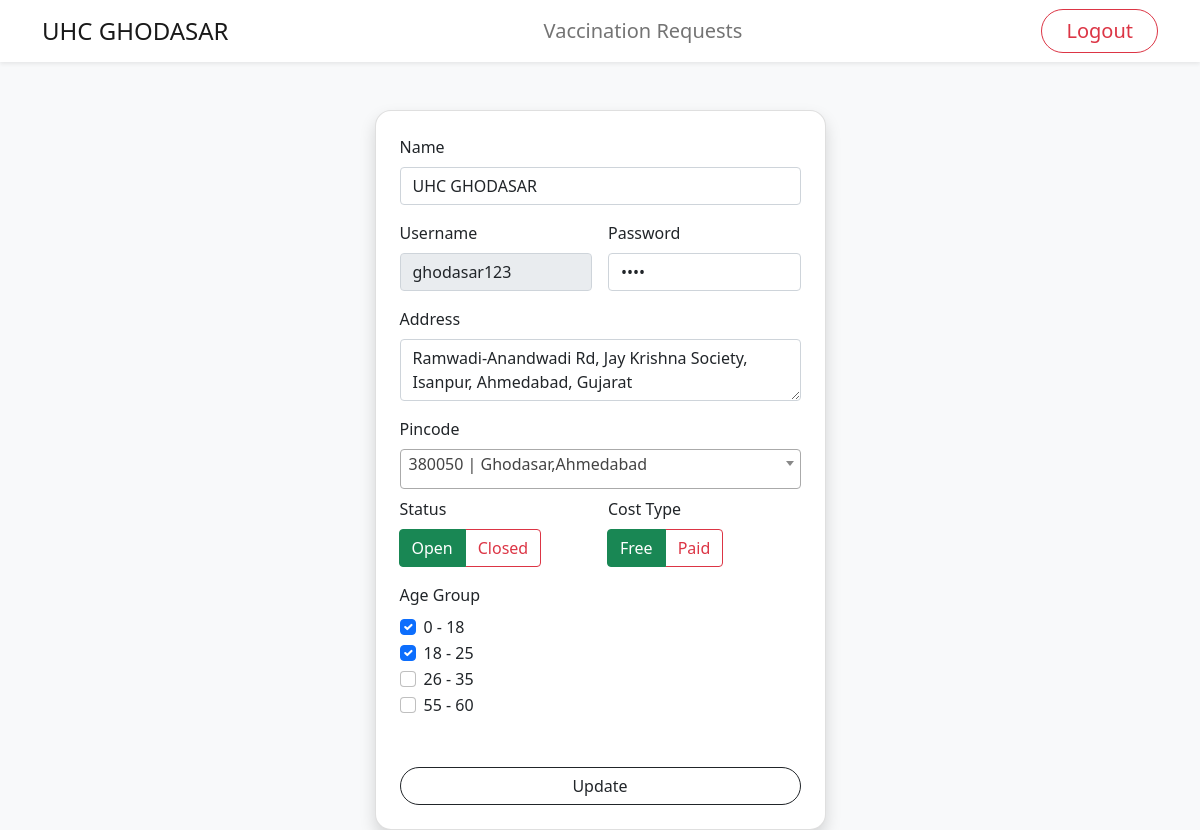
/vaccination_centre/edit_vc_detail.php (signed in), run on the app's committed database.
### tables this page shows
CREATE TABLE `vaccination_centres` (
  `vc_id` int(11) NOT NULL,
  `vc_username` varchar(25) NOT NULL,
  `vc_password` varchar(25) NOT NULL,
  `vc_name` text NOT NULL,
  `vc_address` text NOT NULL,
  `vc_cost_type` tinytext NOT NULL,
  `vc_pincode` int(6) NOT NULL,
  `vc_status` varchar(10) NOT NULL,
  `vc_accepting_status` varchar(10) NOT NULL
);

CREATE TABLE `age_group` (
  `age_group_id` int(11) NOT NULL,
  `age_from` int(2) DEFAULT NULL,
  `age_to` int(3) DEFAULT NULL
);

### vaccination_centre/edit_vc_detail.php (the view, shortened to what this page needs)
<?php include('./includes/header.php'); ?>
<?php include('./includes/navigation.php'); ?>
<?php include('./includes/db.php'); ?>
<?php
    $vc_id = $global_vc_id;
    $query = "SELECT * FROM vaccination_centres WHERE vc_id = '{$vc_id}'";
    $viewVcDetail = mysqli_query($connection,$query);
    $row = mysqli_fetch_assoc($viewVcDetail);
    $vc_username = $row["vc_username"];
    $vc_password = $row["vc_password"];
    $vc_name = $row["vc_name"];
    $vc_address = $row["vc_address"];
?>
<div class="container pt-5">
    <div class="row d-flex justify-content-center align-items-center h-100">
        <div class="col-12 col-md-8 col-lg-6 col-xl-5">
            <div class="card shadow" style="border-radius: 1rem;">
                <div class="card-body p-4">
                    <form class="row g-3" method="POST">
                        <div class="col-md-12">
                            <label for="name" class="form-label">Name</label>
                            <input type="text" class="form-control" id="text" name="updatedName" value="<?php if(isset($vc_name)){echo $vc_name;} ?>">
                        </div>
                        <div class="col-md-6">
                            <label for="username" class="form-label">Username</label>
                            <input type="text" class="form-control" id="text" name="updatedUsername" disabled value="<?php if(isset($vc_username)){echo $vc_username;} ?>">
                        </div>
                        <div class="col-md-6">
                            <label for="inputPassword4" class="form-label">Password</label>
                            <input type="password" class="form-control" id="inputPassword4" name="updatedPassword" value="<?php if(isset($vc_password)){echo $vc_password;} ?>">
                        </div>
                        <div class="col-12">
                            <label for="inputAddress" class="form-label">Address</label>
                            <textarea name="updatedAddress" class="form-control" id="address" rows="2" name="updatedAddress"><?php if(isset($vc_address)){echo $vc_address;} ?></textarea>
                        </div>
                        <div class="col-md-12">
                            <label for="pincode" class="form-label">Pincode</label>
                        </div>
                        <div class="col-md-6 mt-2">
                            <label for="pincode" class="form-label">Status</label><br>
                            <div class="btn-group" role="group" aria-label="Basic radio toggle button group">
                                <label class="btn btn-outline-success" for="btnradio1">Open</label>
                                <label class="btn btn-outline-danger" for="btnradio2">Closed</label>
                            </div>
                        </div>
                        <div class="col-md-6 mt-2">
                            <label for="pincode" class="form-label">Cost Type</label><br>
                            <div class="btn-group" role="group" aria-label="Basic radio toggle button group">
                                <label class="btn btn-outline-success" for="btnradio3">Free</label>
                                <label class="btn btn-outline-danger" for="btnradio4">Paid</label>
                            </div>
                        </div>
                        <br>
                        <div class="col-md-12">
                            <label for="name" class="form-label">Age Group</label>
                            <?php
                                $query = "SELECT * FROM age_group";
                                $getAllAgeGroup = mysqli_query($connection,$query);
                                while($row=mysqli_fetch_assoc($getAllAgeGroup)){
                                    $age_group_id = $row['age_group_id'];
                                    $age_from = $row['age_from'];
                                    $age_to = $row['age_to'];
                                    $query = "SELECT * FROM vc_age_group WHERE age_group_id = $age_group_id AND vc_id = $global_vc_id";
                                    $checkIfExist = mysqli_query($connection,$query);
                                    $total = mysqli_num_rows($checkIfExist);
                                ?>
                                <div class="form-check">
                                    <input class="form-check-input" type="checkbox" name="updatedCheckBox[]" value="<?php echo $age_group_id;?>" id="flexCheckDefault" <?php if($total>0) echo 'checked'; ?> >
                                    <label class="form-check-label" for="flexCheckDefault">
                                        <?php echo $age_from . " - " . $age_to;?>
                                    </label>
                                </div>
                            <?php } ?>
                        </div>
                        <div class="col-12 mt-5">
                            <button type="submit" name="editVc" class="btn btn-outline-dark w-100" style="border-radius: 25px">Update</button>
                        </div>
                    </form>
                </div>
            </div>
        </div>
    </div>
</div>

### data on the page
vaccination_centres: updatedName "UHC GHODASAR", updatedUsername "ghodasar123", updatedAddress "Ramwadi-Anandwadi Rd, Jay Krishna Society, Isanpur, Ahmedabad, Gujarat"
age_group: age_from "0", age_to "18"
age_group: age_from "18", age_to "25"
age_group: age_from "26", age_to "35"
age_group: age_from "55", age_to "60"

### other printed values
$global_vc_name "UHC GHODASAR"
